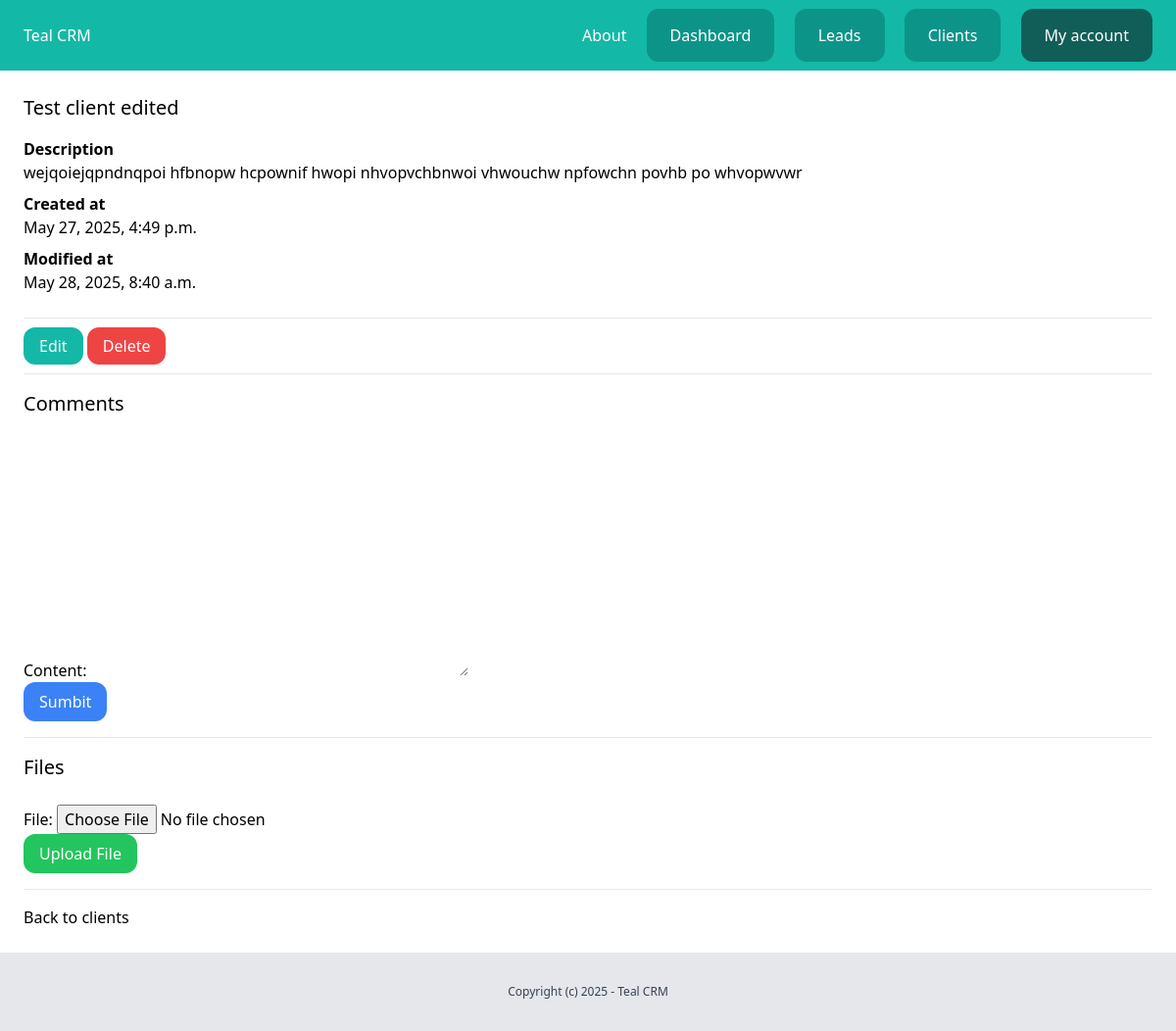
/dashboard/clients/1/ (signed in), run on the app's committed database.
### client/models.py (models this page shows, shortened)
class Client(models.Model):
    team = models.ForeignKey(Team, related_name='clients', on_delete=models.CASCADE)
    name = models.CharField(max_length=255)
    email = models.EmailField()
    description = models.TextField(blank=True, null=True)
    created_by = models.ForeignKey(User, related_name='clients', on_delete=models.CASCADE)
    created_at = models.DateTimeField(auto_now_add=True)
    modified_at = models.DateTimeField(auto_now=True)
    class Meta:
        ordering = ('name',)

### client/views.py (the view, shortened to what this page needs)
# urls.py: path('<int:pk>/', views.clients_detail, name='detail'),
@login_required
def clients_detail(request, pk):
    client = get_object_or_404(Client, created_by=request.user, pk=pk)
    team = Team.objects.filter(created_by=request.user)[0]
    comment_form = AddCommentForm()
    file_form = AddFileForm()
    return render(request, 'client/clients_detail.html', {
        'client': client,
        'form': comment_form,
        'file_form': file_form,
    })

### client/forms.py
class AddCommentForm(forms.ModelForm):
    class Meta:
        model = Comment
        fields = ('content', )

class AddFileForm(forms.ModelForm):
    class Meta:
        model = ClientFile
        fields = ('file', )

### client/templates/client/clients_detail.html (shortened to what this page needs)
{% extends "core/base.html" %}
{% block content %}
    <div class="py-6 px-6">
        <h1 class="mb-4 text-xl">{{ client.name }}</h1>
        {% if client.description %}
            <p class="font-semibold">Description</p>
            <p class="mb-2">{{ client.description }}</p>
        {% endif %}
        <p class="font-semibold">Created at</p>
        <p class="mb-2">{{ client.created_at }}</p>
        <p class="font-semibold">Modified at</p>
        <p class="mb-6">{{ client.modified_at }}</p>
        <hr class="my-4">
        <a href="{% url 'clients:edit' client.id %}" class="py-2 px-4 rounded-xl bg-teal-500 text-white">Edit</a>
        <a href="{% url 'clients:delete' client.id %}" class="py-2 px-4 rounded-xl bg-red-500 text-white">Delete</a>
        <hr class="my-4">
            <h2 class="mb-6 text-xl">Comments</h2>
        <form action="{% url 'clients:comment' client.id %}" method="POST">
            {{ form.as_p}}
            <button type="submit" name="submit_comment" class="py-2 px-4 rounded-xl bg-blue-500 text-white">Sumbit</button>
        </form>
        <hr class="my-4">
            <h2 class="mb-6 text-xl">Files</h2>
            <form action="{% url 'clients:file' client.id %}" method="POST" enctype="multipart/form-data">
                {{ file_form.as_p }}
                <button type="submit" name="submit_file" class="py-2 px-4 rounded-xl bg-green-500 text-white">Upload File</button>
            </form>
        <hr class="my-4">
        <a href="{% url 'clients:list' %}">Back to clients</a>
    </div>
{% endblock %}

### data on the page
Client: name "Test client edited", description "wejqoiejqpndnqpoi hfbnopw hcpownif hwopi nhvopvchbnwoi vhwouchw npfowchn povhb po whvopwvwr", created_at "May 27, 2025, 4:49 p.m.", modified_at "May 28, 2025, 8:40 a.m."
